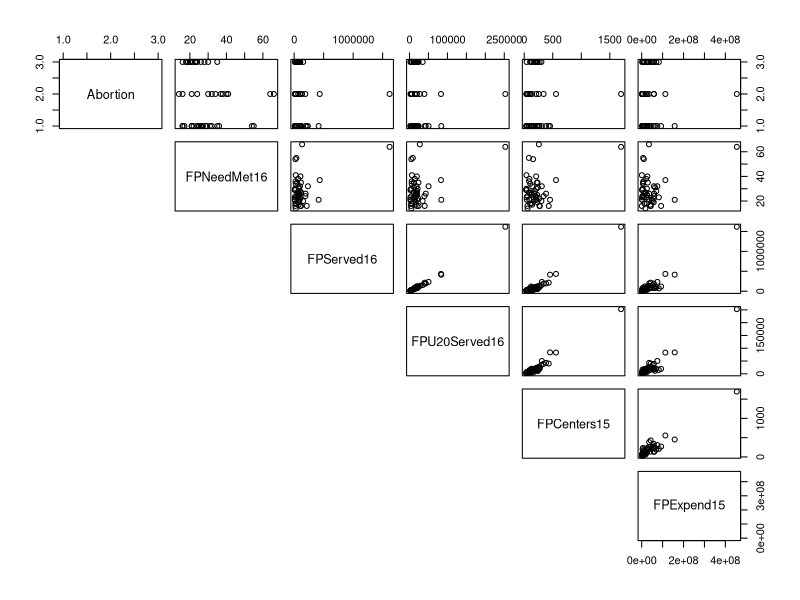
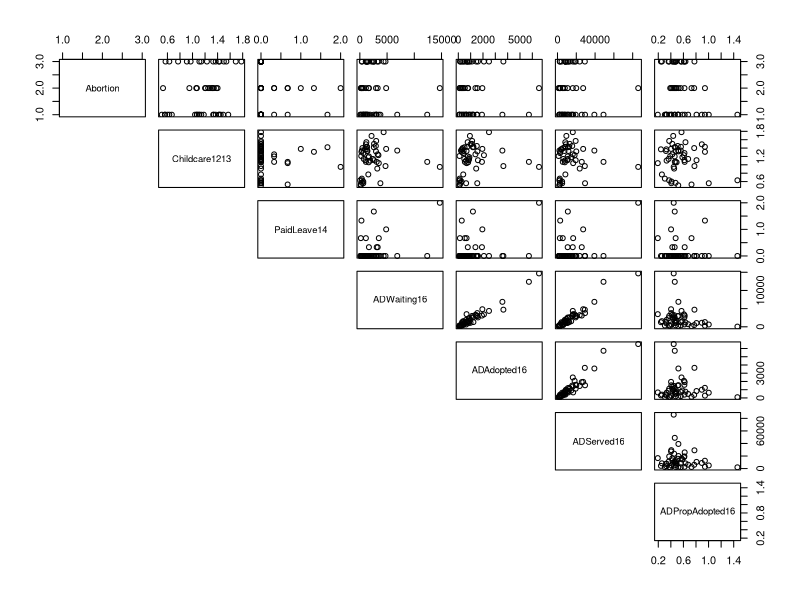
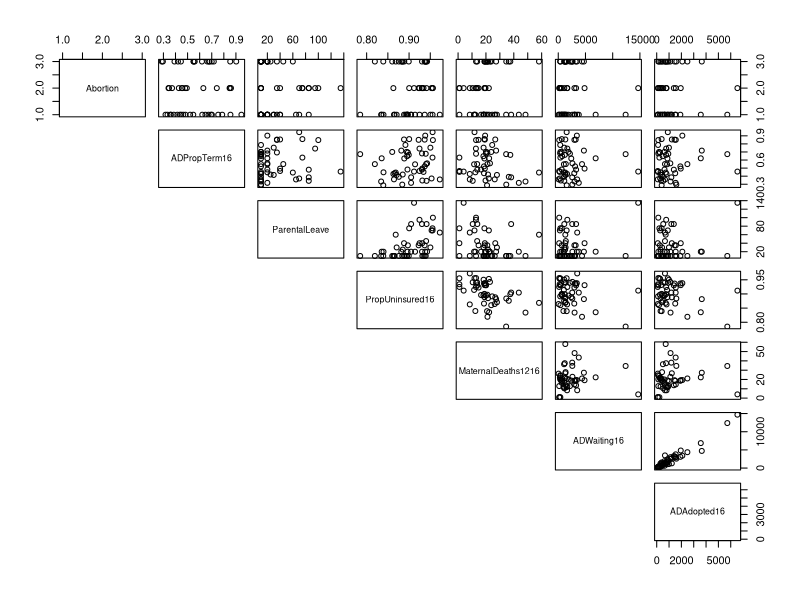
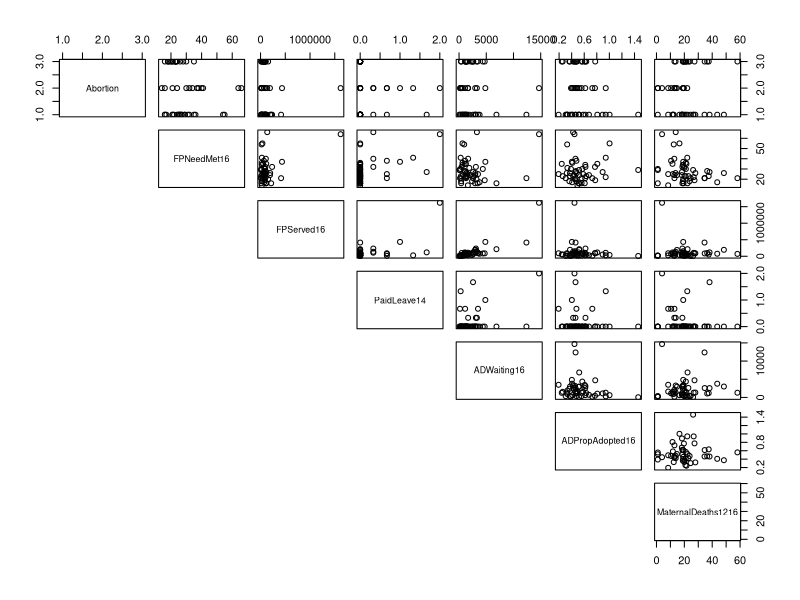

Recreate these plots in R, in order. (Note: this script raises an error after producing the figures.)
## ---- chunk 1
knitr::opts_chunk$set(echo = TRUE)
## ---- chunk 2
library(dplyr)
library(tidyverse)
library(knitr)
library(broom)
library(nnet)
## ---- chunk 3
data <- read_csv("data/all_national_data_merged.csv")
data <- data %>%
  mutate(Abortion = as.factor(Abortion))
## ---- chunk 4
data <- data %>%
  mutate(MaternalDeaths1216 = case_when(
    !is.na(MaternalDeaths1216) ~ MaternalDeaths1216,
    is.na(MaternalDeaths1216) ~ mean(!is.na(data$MaternalDeaths1216))
  ))
## ---- chunk 5
ellipse::pairs(Abortion ~ FPNeedMet16 + FPServed16 + FPU20Served16 + FPCenters15 + FPExpend15, 
             data = data, lower.panel = NULL) # FPServed16 & FPU20Served16 + FPServed16&FPCenters15 + FPServed16&FPExpend15
                                              # FPU20Served16&FPCenters15 + FPU20Served16&FPExpend15 + FPCenters15&FPExpend15
ellipse::pairs(Abortion ~ Childcare1213 + PaidLeave14 + ADWaiting16 + ADAdopted16 + ADServed16 + ADPropAdopted16, 
               data = data, lower.panel = NULL) # ADWaiting16&ADAdopted16 + ADWaiting16&ADServed16 + ADAdopted16&ADServed16
ellipse::pairs(Abortion ~ ADPropTerm16 + ParentalLeave + PropUninsured16 + MaternalDeaths1216 + ADWaiting16 + ADAdopted16, 
               data = data, lower.panel = NULL) 
ellipse::pairs(Abortion ~ FPNeedMet16 + FPServed16 + PaidLeave14 + ADWaiting16 + ADPropAdopted16 + MaternalDeaths1216, 
               data = data, lower.panel = NULL)
## ---- chunk 6
full <- multinom(Abortion ~ FPNeedMet16+FPServed16+FPU20Served16+FPCenters15+FPExpend15+
Childcare1213+PaidLeave14+ADWaiting16+ADAdopted16+ADServed16+ADPropAdopted16+ADPropTerm16+ParentalLeave+PropUninsured16+ MaternalDeaths1216 + FPServed16*FPU20Served16 + FPServed16*FPCenters15 + FPServed16*FPExpend15 + 
  FPU20Served16*FPCenters15 + FPU20Served16*FPExpend15 + FPCenters15*FPExpend15 + ADWaiting16*ADAdopted16 + 
  ADWaiting16*ADServed16 + ADAdopted16*ADServed16, data = data)

kable(tidy(full), format = "markdown", digits = 3, caption = "Full Model")
kable(confint(full), format = "markdown", digits = 3, caption = "Full Model Confidence Intervals")

regfit_backward <- step(full, direction = "backward")
## ---- chunk 7
best_model <- multinom(Abortion ~ FPServed16*FPExpend15+MaternalDeaths1216+ADPropTerm16+ParentalLeave+ADAdopted16*ADServed16
                       +Childcare1213+FPNeedMet16+ADWaiting16*ADServed16+ADPropAdopted16+FPU20Served16*FPCenters15+
                         FPServed16*FPCenters15+FPU20Served16*FPExpend15+ADWaiting16*ADAdopted16+FPCenters15*FPExpend15
                       +FPServed16*FPU20Served16+PaidLeave14, data = data)

kable(tidy(best_model), 
      format = "markdown", digits = 3, caption = "Best Model") 
kable(confint(best_model), format = "markdown", digits = 3, caption = "Best Model Confidence Intervals")
## ---- chunk 8
# prediction of model
pred <- predict(best_model, type = "class")
table <- table(na.omit(data)$Abortion, pred)
confusion_matrix <- as.data.frame(table)

ggplot(data = confusion_matrix,
       mapping = aes(x = Var1,
                     y = pred)) +
  geom_tile(aes(fill = Freq)) +
  geom_text(aes(label = sprintf("%1.0f", Freq)), vjust = 1) +
  scale_fill_gradient(low = "blue",
                      high = "red",
                      trans = "log")
